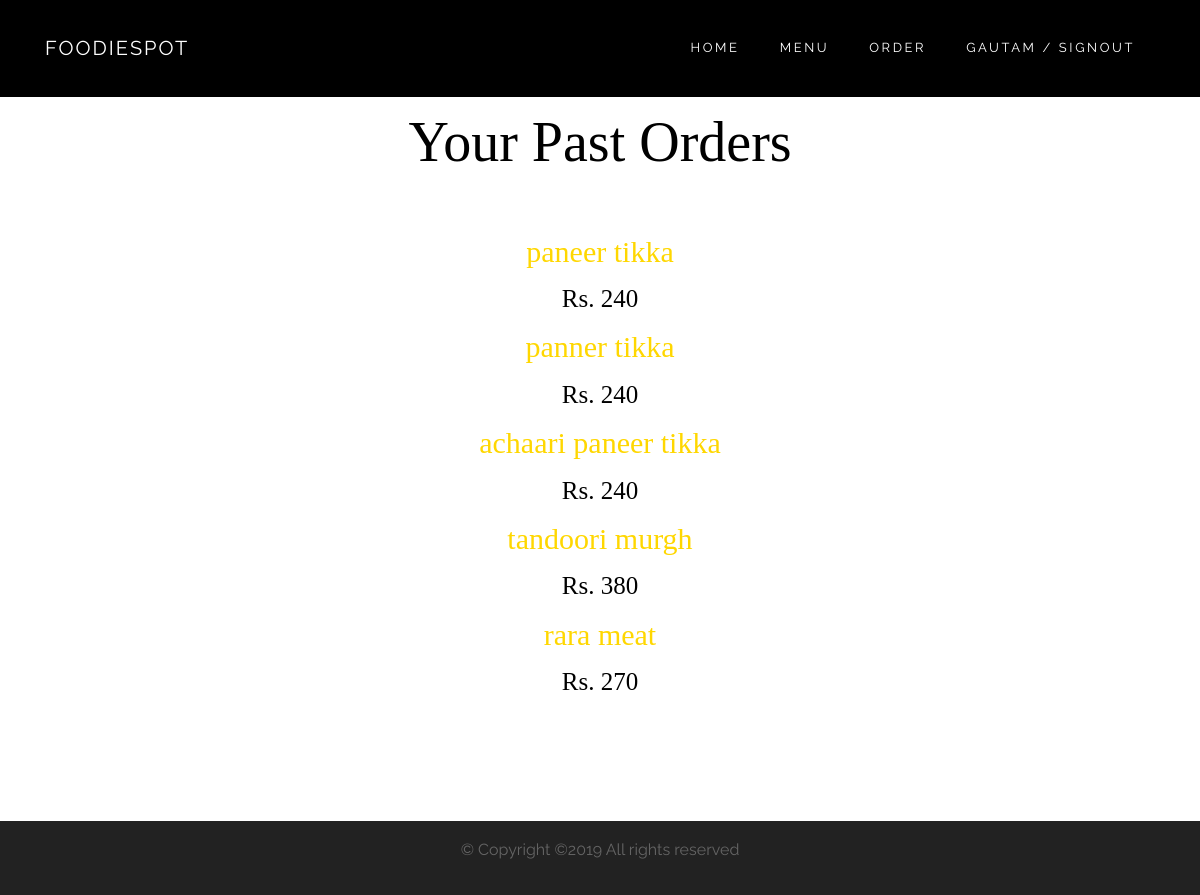
The app's page /order.php (signed in) with its own data.
### tables this page shows
CREATE TABLE `orders` (
  `order_id` int(50) NOT NULL,
  `customer_name` varchar(255) NOT NULL,
  `phone` varchar(255) NOT NULL,
  `item_name` varchar(255) NOT NULL,
  `quantity` int(50) NOT NULL,
  `price` int(50) NOT NULL
);

### order.php (the view, shortened to what this page needs)
<?php
    include("db.php");
?>
<html>
<head>
    <link rel="stylesheet" href="css/bootstrap.min.css">
    <link rel="stylesheet" href="css/open-iconic-bootstrap.min.css">
    <link rel="stylesheet" href="css/animate.css">
    <link rel="stylesheet" href="css/owl.carousel.min.css">
    <link rel="stylesheet" href="css/owl.theme.default.min.css">
    <link rel="stylesheet" href="css/magnific-popup.css">
    <link rel="stylesheet" href="css/bootstrap-datepicker.css">
    <link rel="stylesheet" href="css/jquery.timepicker.css">
    <link rel="stylesheet" href="css/style.css">
</head>
<body>
    <?php include("navbar.php");?>
    <section class="site-section" id="section-menu">
      <div class="container">
        <div class="row">
        <div class="col-md-12 text-center mb-5 site-animate">
            <h2 class="display-4">Your Past Orders</h2>
            </div>
          </div>
        <div class="col-md-12 text-center site-animate">
                <?php
                        $name=$_SESSION['name'];
                       $sql="SELECT * FROM orders WHERE customer_name='".$name."'";
                        $result=$con->query($sql);
                         while($row=$result->fetch_assoc()){
                            $item_name=$row['item_name'];
                            $price=$row['price'];
                            print'
                                <div class="row">
                                    <div class="col-md-12">
                                        <h2 class="lead" style="color:gold; font-size:30px">'.$item_name.'</h2>
                                        <h2 class="lead" style="font-size:25px;">Rs. '.$price.'</h2>
                                    </div>
                                </div>
                            ';
                         }
                 ?>
        </div>
        <div class="col-md-6">
        </div>
        </div>
    </section>
    <?php include("footer.php");?>
</body>
</html>

### css/style.css (style rules this page uses)
html { overflow-x: hidden; }
body { font-family: "Raleway", sans-serif; background: #fff; font-size: 16px; line-height: 1.6; color: #b8b8b8; }
h1, h2, h3, h4, h5, .h1, .h2, .h3, .h4, .h5 { line-height: 1.45; color: #000; font-family: "Playfair Display", serif; font-weight: bold; }
.site-animate { opacity: 0; visibility: hidden; }
.site-section { padding: 7em 0; }

### records on screen
orders: item_name "paneer tikka", price "240"
orders: item_name "panner tikka", price "240"
orders: item_name "achaari paneer tikka", price "240"
orders: item_name "tandoori murgh", price "380"
orders: item_name "rara meat", price "270"

### other values on screen
$_SESSION['name'] "GAUTAM"
